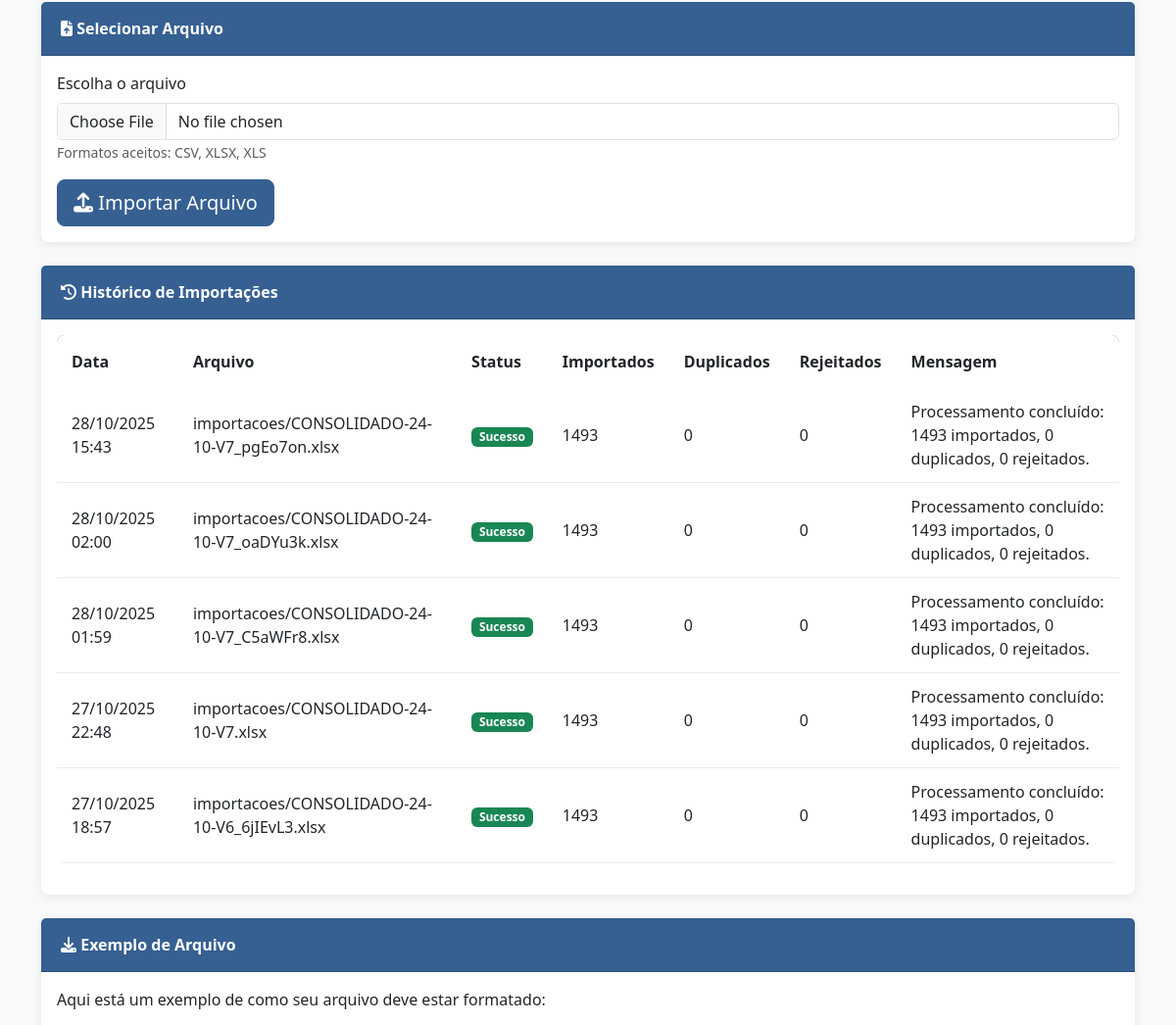
Before: /importacao/ (middle part) with the older database file.
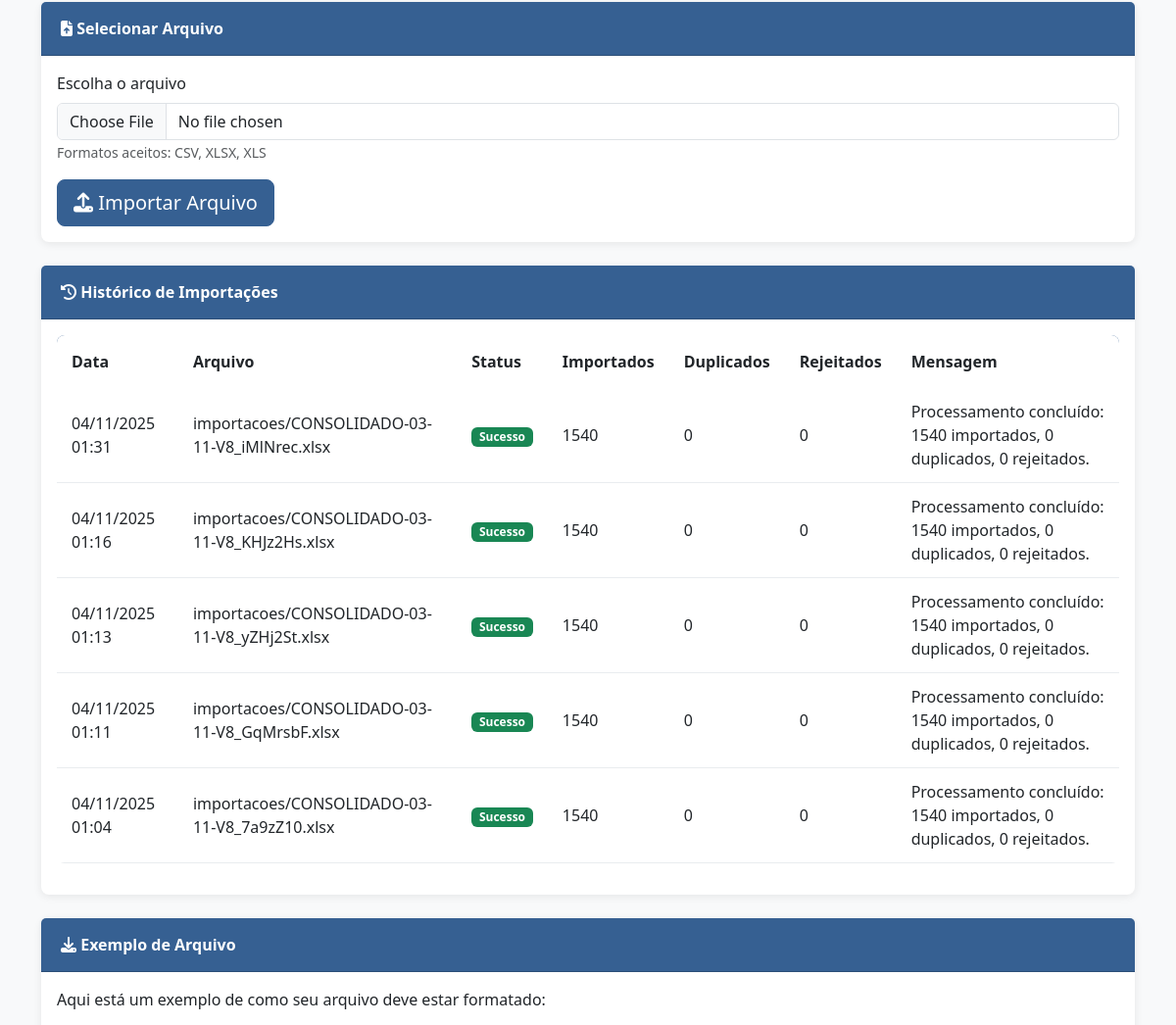
After: the same page with the newer database file.
### financeiro/models.py (models this page shows, shortened)
class ImportacaoLog(models.Model):
    STATUS_CHOICES = [
        ('SUCESSO', 'Sucesso'),
        ('ERRO', 'Erro'),
        ('PARCIAL', 'Parcial'),
    ]
    id = models.AutoField(primary_key=True)
    arquivo = models.FileField(upload_to='importacoes/')
    data_importacao = models.DateTimeField(auto_now_add=True)
    status = models.CharField(max_length=20, choices=STATUS_CHOICES)
    total_registros = models.IntegerField(default=0)
    registros_importados = models.IntegerField(default=0)
    registros_duplicados = models.IntegerField(default=0)
    registros_rejeitados = models.IntegerField(default=0)
    mensagem = models.TextField(blank=True)
    class Meta:
        ordering = ['-data_importacao']
        verbose_name = "Log de Importação"
        verbose_name_plural = "Logs de Importação"

### financeiro/views.py (the view, shortened to what this page needs)
# urls.py: path('importacao/', views.importacao, name='importacao'),
def importacao(request):
    logs_recentes = ImportacaoLog.objects.all()[:5]
    context = {
        'logs_recentes': logs_recentes,
    }
    return render(request, 'financeiro/importacao.html', context)

### financeiro/templates/financeiro/importacao.html (shortened to what this page needs)
{% extends 'base.html' %}
{% block content %}
<div class="card mb-4">
    <div class="card-header">
        <i class="fas fa-file-upload"></i> Selecionar Arquivo
    </div>
    <div class="card-body">
        <form method="post" enctype="multipart/form-data">
            <div class="mb-3">
                <label for="arquivo" class="form-label">Escolha o arquivo</label>
                <input type="file" name="arquivo" id="arquivo" class="form-control"
                       accept=".csv,.xlsx,.xls" required>
                <small class="form-text text-muted">Formatos aceitos: CSV, XLSX, XLS</small>
            </div>
            <button type="submit" class="btn btn-primary btn-lg">
                <i class="fas fa-upload"></i> Importar Arquivo
            </button>
        </form>
    </div>
</div>
{% if logs_recentes %}
<div class="card">
    <div class="card-header">
        <i class="fas fa-history"></i> Histórico de Importações
    </div>
    <div class="card-body">
        <div class="table-responsive">
            <table class="table table-hover">
                <thead>
                    <tr>
                        <th>Data</th>
                        <th>Arquivo</th>
                        <th>Status</th>
                        <th>Importados</th>
                        <th>Duplicados</th>
                        <th>Rejeitados</th>
                        <th>Mensagem</th>
                    </tr>
                </thead>
                <tbody>
                    {% for log in logs_recentes %}
                    <tr>
                        <td>{{ log.data_importacao|date:"d/m/Y H:i" }}</td>
                        <td>{{ log.arquivo.name }}</td>
                        <td>
                            {% if log.status == 'SUCESSO' %}
                                <span class="badge bg-success">Sucesso</span>
                            {% elif log.status == 'PARCIAL' %}
                                <span class="badge bg-warning">Parcial</span>
                            {% else %}
                                <span class="badge bg-danger">Erro</span>
                            {% endif %}
                        </td>
                        <td>{{ log.registros_importados }}</td>
                        <td>{{ log.registros_duplicados }}</td>
                        <td>{{ log.registros_rejeitados }}</td>
                        <td>{{ log.mensagem }}</td>
                    </tr>
                    {% endfor %}
                </tbody>
            </table>
        </div>
    </div>
</div>
{% endif %}
<div class="card mt-4">
    <div class="card-header">
        <i class="fas fa-download"></i> Exemplo de Arquivo
    </div>
    <div class="card-body">
        <p>Aqui está um exemplo de como seu arquivo deve estar formatado:</p>
    </div>
</div>
{% endblock %}

Changed rows visible on the page:
no longer on this page (row unchanged): ImportacaoLog: data_importacao "28/10/2025 15:43", arquivo.name "importacoes/CONSOLIDADO-24-10-V7_pgEo7on.xlsx", status "Sucesso", registros_importados "1493", registros_duplicados "0", registros_rejeitados "0", mensagem "Processamento concluído: 1493 importados, 0 duplicados, 0 rejeitados."
no longer on this page (row unchanged): ImportacaoLog: data_importacao "28/10/2025 02:00", arquivo.name "importacoes/CONSOLIDADO-24-10-V7_oaDYu3k.xlsx", status "Sucesso", registros_importados "1493", registros_duplicados "0", registros_rejeitados "0", mensagem "Processamento concluído: 1493 importados, 0 duplicados, 0 rejeitados."
no longer on this page (row unchanged): ImportacaoLog: data_importacao "28/10/2025 01:59", arquivo.name "importacoes/CONSOLIDADO-24-10-V7_C5aWFr8.xlsx", status "Sucesso", registros_importados "1493", registros_duplicados "0", registros_rejeitados "0", mensagem "Processamento concluído: 1493 importados, 0 duplicados, 0 rejeitados."
no longer on this page (row unchanged): ImportacaoLog: data_importacao "27/10/2025 22:48", arquivo.name "importacoes/CONSOLIDADO-24-10-V7.xlsx", status "Sucesso", registros_importados "1493", registros_duplicados "0", registros_rejeitados "0", mensagem "Processamento concluído: 1493 importados, 0 duplicados, 0 rejeitados."
no longer on this page (row unchanged): ImportacaoLog: data_importacao "27/10/2025 18:57", arquivo.name "importacoes/CONSOLIDADO-24-10-V6_6jIEvL3.xlsx", status "Sucesso", registros_importados "1493", registros_duplicados "0", registros_rejeitados "0", mensagem "Processamento concluído: 1493 importados, 0 duplicados, 0 rejeitados."
added ImportacaoLog: data_importacao "04/11/2025 01:31", arquivo.name "importacoes/CONSOLIDADO-03-11-V8_iMlNrec.xlsx", status "Sucesso", registros_importados "1540", registros_duplicados "0", registros_rejeitados "0", mensagem "Processamento concluído: 1540 importados, 0 duplicados, 0 rejeitados."
added ImportacaoLog: data_importacao "04/11/2025 01:16", arquivo.name "importacoes/CONSOLIDADO-03-11-V8_KHJz2Hs.xlsx", status "Sucesso", registros_importados "1540", registros_duplicados "0", registros_rejeitados "0", mensagem "Processamento concluído: 1540 importados, 0 duplicados, 0 rejeitados."
added ImportacaoLog: data_importacao "04/11/2025 01:13", arquivo.name "importacoes/CONSOLIDADO-03-11-V8_yZHj2St.xlsx", status "Sucesso", registros_importados "1540", registros_duplicados "0", registros_rejeitados "0", mensagem "Processamento concluído: 1540 importados, 0 duplicados, 0 rejeitados."
added ImportacaoLog: data_importacao "04/11/2025 01:11", arquivo.name "importacoes/CONSOLIDADO-03-11-V8_GqMrsbF.xlsx", status "Sucesso", registros_importados "1540", registros_duplicados "0", registros_rejeitados "0", mensagem "Processamento concluído: 1540 importados, 0 duplicados, 0 rejeitados."
added ImportacaoLog: data_importacao "04/11/2025 01:04", arquivo.name "importacoes/CONSOLIDADO-03-11-V8_7a9zZ10.xlsx", status "Sucesso", registros_importados "1540", registros_duplicados "0", registros_rejeitados "0", mensagem "Processamento concluído: 1540 importados, 0 duplicados, 0 rejeitados."
